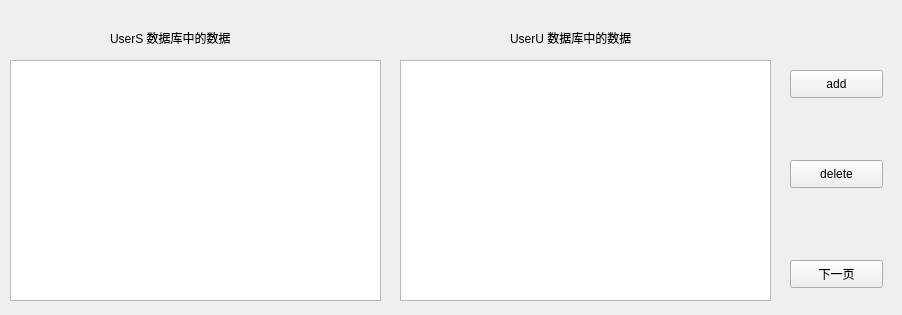
<?xml version="1.0" encoding="UTF-8"?>
<ui version="4.0">
 <class>table</class>
 <widget class="QWidget" name="table">
  <property name="geometry">
   <rect>
    <x>0</x>
    <y>0</y>
    <width>902</width>
    <height>315</height>
   </rect>
  </property>
  <property name="windowTitle">
   <string>Form</string>
  </property>
  <widget class="QLabel" name="label">
   <property name="geometry">
    <rect>
     <x>110</x>
     <y>30</y>
     <width>151</width>
     <height>16</height>
    </rect>
   </property>
   <property name="text">
    <string>UserS 数据库中的数据</string>
   </property>
  </widget>
  <widget class="QTableView" name="tableView1">
   <property name="geometry">
    <rect>
     <x>10</x>
     <y>60</y>
     <width>371</width>
     <height>241</height>
    </rect>
   </property>
  </widget>
  <widget class="QPushButton" name="pushButton">
   <property name="geometry">
    <rect>
     <x>790</x>
     <y>160</y>
     <width>93</width>
     <height>28</height>
    </rect>
   </property>
   <property name="text">
    <string>delete</string>
   </property>
  </widget>
  <widget class="QPushButton" name="pushButton_2">
   <property name="geometry">
    <rect>
     <x>790</x>
     <y>70</y>
     <width>93</width>
     <height>28</height>
    </rect>
   </property>
   <property name="text">
    <string>add</string>
   </property>
  </widget>
  <widget class="QTableView" name="tableView2">
   <property name="geometry">
    <rect>
     <x>400</x>
     <y>60</y>
     <width>371</width>
     <height>241</height>
    </rect>
   </property>
  </widget>
  <widget class="QLabel" name="label_2">
   <property name="geometry">
    <rect>
     <x>510</x>
     <y>30</y>
     <width>151</width>
     <height>16</height>
    </rect>
   </property>
   <property name="text">
    <string>UserU 数据库中的数据</string>
   </property>
  </widget>
  <widget class="QPushButton" name="Bnext">
   <property name="geometry">
    <rect>
     <x>790</x>
     <y>260</y>
     <width>93</width>
     <height>28</height>
    </rect>
   </property>
   <property name="text">
    <string>下一页</string>
   </property>
  </widget>
 </widget>
 <resources/>
 <connections/>
</ui>
